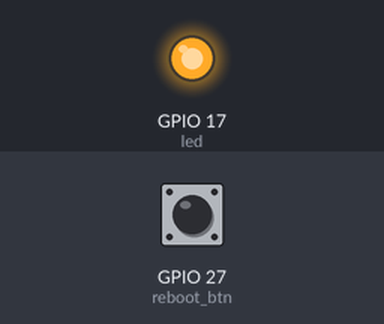
The program below on a simulated Raspberry Pi (BCM pin numbers). Parts: output pins drawn as LEDs (lit = HIGH). The test bench sets the inputs (shaded band); at power-on: GPIO 27 (reboot_btn) HIGH. The run ends when the program shuts the computer down; what the program prints to the terminal is not drawn. At 3.3 s the program restarts the board; the recording ends there.

Above: at 1.2 s.
1.3 s: GPIO 27 (reboot_btn) pulled LOW for 0.15 s
Timing chart, 0 to 3.3 s (numbered marks = the images above; inputs shaded):
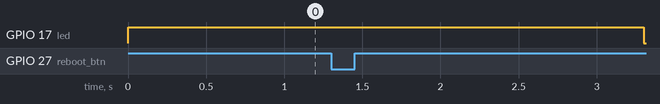

The program:

reboot.py
```python
from gpiozero import LED, Button # This offers lgpio to use
from signal import pause
from subprocess import check_call
import os
import time

def reboot():
    print("I will reboot")
    time.sleep(1)
    led.off()
    check_call(['sudo', 'reboot'])

led = LED(17)
led.on()
reboot_btn = Button(27,hold_time=1)
reboot_btn.when_held = reboot

pause()
```

Measured:
- after the input at 1.3 s, GPIO 17 (led): HIGH → LOW after 2.0 s
